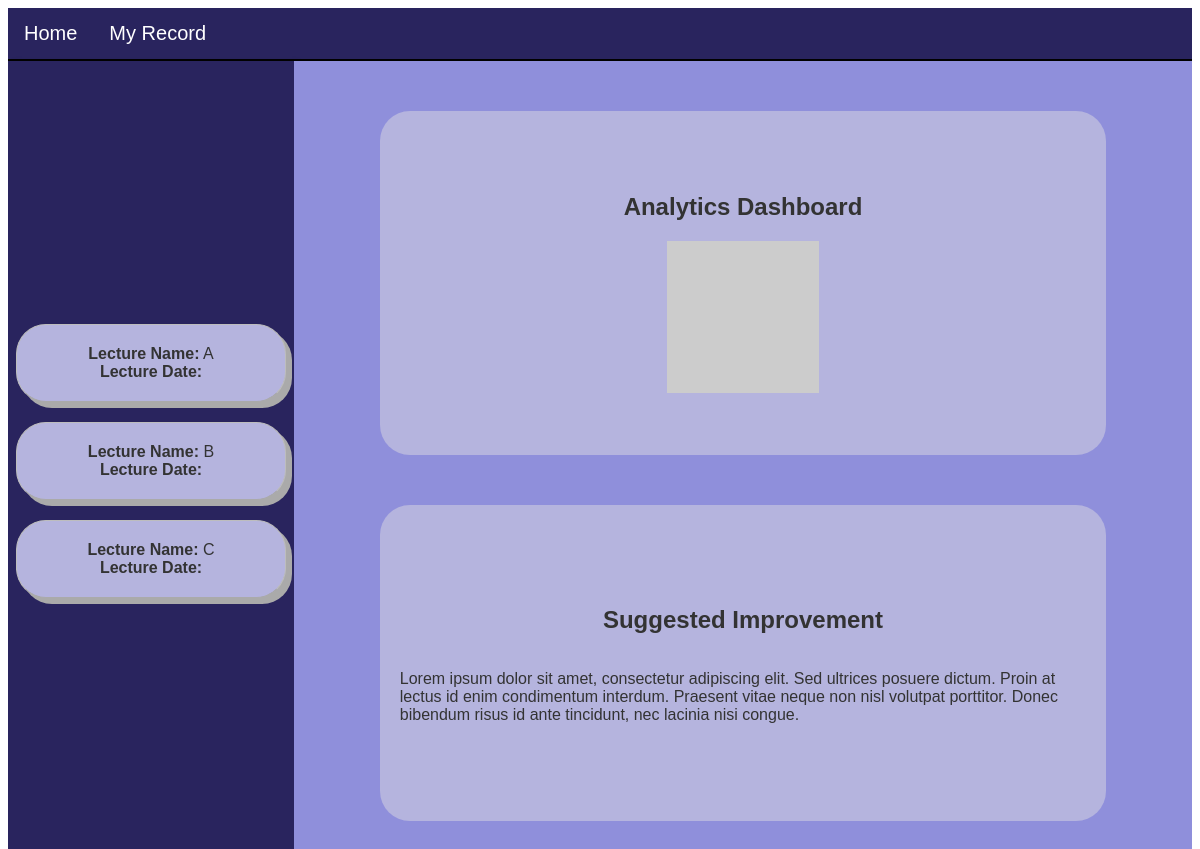
The page /profile/ on the database as committed earlier.
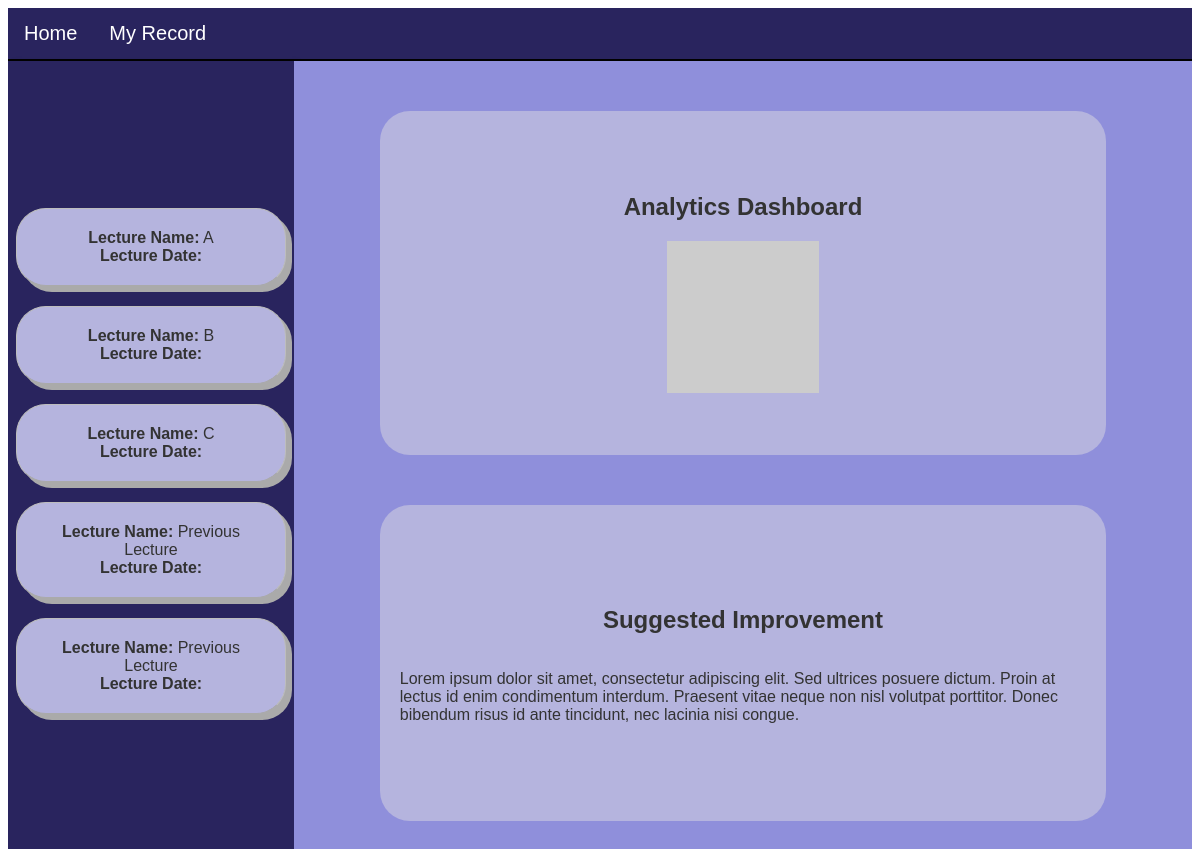
The same page on the database as committed later.
### lectures/models.py (models this page shows)
class Lectures(models.Model):
    created_at = models.DateTimeField(auto_now_add=True)
    name = models.CharField(max_length=256, default="Previous Lecture")
    engagement_ratio = models.DecimalField(decimal_places=2,max_digits=5)
    tone_modality = models.DecimalField(decimal_places=2,max_digits=5)
    questions = models.DecimalField(decimal_places=2,max_digits=5)
    suggestion = models.TextField(default="")
    wpm = models.DecimalField(decimal_places=2,max_digits=5,default=0)

### lectures/views.py (the view)
# urls.py: path('',views.home)
def home(request):
    lectures = Lectures.objects.all()
    context = {'lectures':lectures}
    return render(request, 'profile/home.html',context)

### templates/profile/home.html (shortened to what this page needs)
{%extends 'main.html'%}
{%block content%}
<!DOCTYPE html>
<html lang="en">
<head>
</head>
<body>
    <div class="container">
    <div id="left" class="lectures">
        {% for lecture in lectures %}
            <div class="box" data-improvement="{{ lecture.suggested_improvement }}" data-name="{{ lecture.name }}" data-date="{{ lecture.date }}">
                <strong>Lecture Name:</strong> {{ lecture.name }} <br>
                <strong>Lecture Date:</strong> {{ lecture.date }}
            </div>
        {% endfor %}
    </div>
    <div id="right">
        <div class="content-container">
            <h2>Analytics Dashboard</h2>
            <img src="https://via.placeholder.com/350" alt="Placeholder Image">
        </div>
        <div class="content-container">
            <h2>Suggested Improvement</h2>
            <p id="improvement-text">
                Lorem ipsum dolor sit amet, consectetur adipiscing elit. Sed ultrices posuere dictum. Proin at lectus id enim condimentum interdum. Praesent vitae neque non nisl volutpat porttitor. Donec bibendum risus id ante tincidunt, nec lacinia nisi congue.
            </p>
        </div>
    </div>
</div>
</body>
</html>
{%endblock content%}

### templates/main.html
{%include 'navbar.html'%}
{% block content%}
{% endblock %}

### templates/navbar.html (shortened to what this page needs)
<!DOCTYPE html>
<html>
<head>
<link rel="stylesheet" href="https://cdnjs.cloudflare.com/ajax/libs/font-awesome/4.7.0/css/font-awesome.min.css">
</head>
<body style="background-color:white;">
<div class="navbar">
    <a href="/">Home</a>
    <a href = "/profile">My Record</a>
</div>
</body>
</html>

### templates/navbar.html (style rules this page uses)
body { font-family: Arial, Helvetica, sans-serif; }
.navbar { overflow: hidden; background-color: #29245E; border-bottom: 2px black solid; }
.navbar a { float: left; font-size: 20px; color: white; text-align: center; padding: 14px 16px; text-decoration: none; }

### templates/profile/home.html (style rules this page uses)
.container { margin: 0; font-family: Arial, sans-serif; display: flex; height: 100vh; background-color: #8F8FDB; color: #333333; }
#left { flex: 1; display: flex; flex-direction: column; align-items: center; justify-content: center; background-color: #29245E; box-shadow: 5px 0 5px rgba(0, 0, 0, 0.1); overflow-y: auto; }
#left .box { padding: 20px; border-bottom: 1px solid #aaa; cursor: pointer; }
#right { flex: 3; display: flex; flex-direction: column; align-items: center; justify-content: space-around; padding: 20px; background-color: #8F8FDB; }
.box { width: 80%; background-color: #B5B4DE; margin: 10px; padding: 20px; text-align: center; border: 1px solid #bdbdbd; border-radius: 30px; box-shadow: 6px 6px #aaa; }
.content-container { width: 80%; height: 40%; display: flex; align-items: center; justify-content: center; }
img { max-width: 50%; max-height: 50%; }
#right .content-container { flex-basis: 50%; display: flex; flex-direction: column; align-items: center; justify-content: center; background-color: #B5B4DE; border-radius: 30px; margin-bottom: 20px; padding: 20px; }
.lectures { color:#333333; }
.content-container { margin:30px; border-radius: 40px; padding:5px; }

Rows that differ between the two databases and show on the page:
added Lectures: name "Previous Lecture"
added Lectures: name "Previous Lecture"
